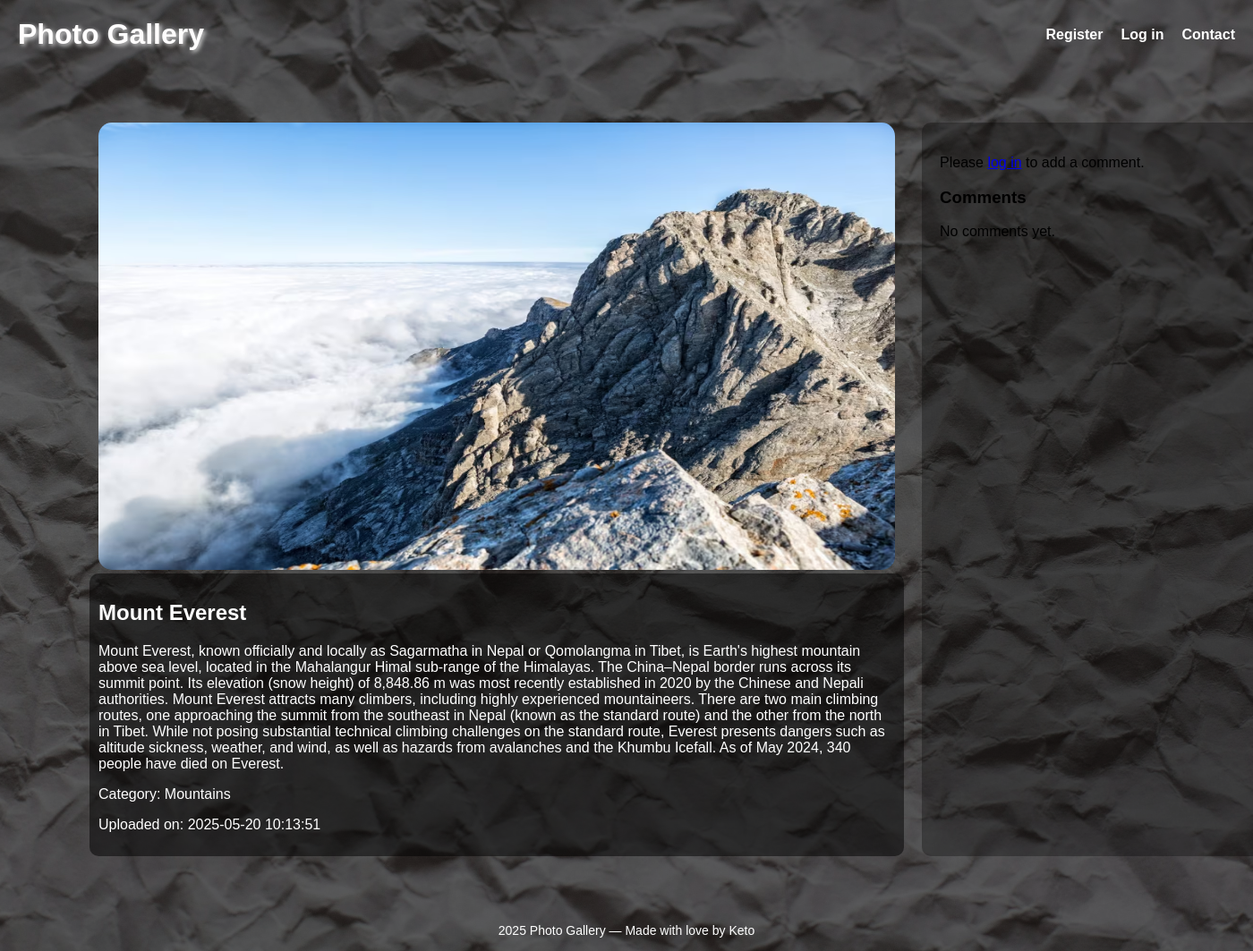
Before: /photo-details.php?id=1 with the older database file.
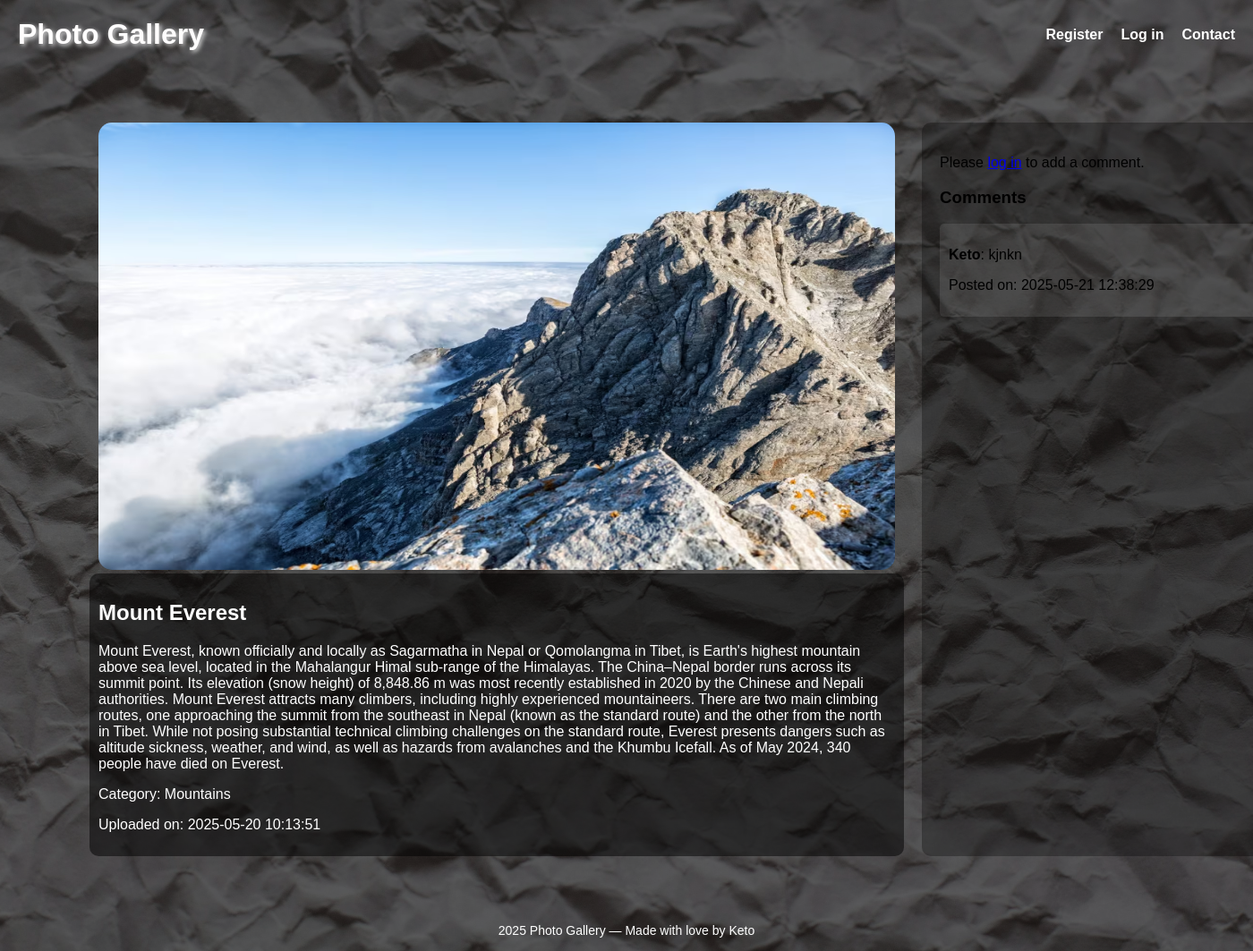
After: the same page with the newer database file.
### tables this page shows
CREATE TABLE `photos` (
  `id` int(11) NOT NULL,
  `user_id` int(11) NOT NULL,
  `category_id` int(11) DEFAULT NULL,
  `title` varchar(255) NOT NULL,
  `description` text DEFAULT NULL,
  `image_path` varchar(255) NOT NULL,
  `created_at` datetime DEFAULT current_timestamp()
);

CREATE TABLE `categories` (
  `id` int(11) NOT NULL,
  `name` varchar(100) NOT NULL
);

CREATE TABLE `comments` (
  `id` int(11) NOT NULL,
  `photo_id` int(11) NOT NULL,
  `user_id` int(11) NOT NULL,
  `comment_text` text NOT NULL,
  `created_at` datetime DEFAULT current_timestamp()
);

CREATE TABLE `users` (
  `id` int(11) NOT NULL,
  `username` varchar(50) NOT NULL,
  `email` varchar(100) NOT NULL,
  `password` varchar(255) NOT NULL,
  `role` enum('admin','user') NOT NULL DEFAULT 'user',
  `is_admin` tinyint(1) DEFAULT 0
);

### photo-details.php (the view, shortened to what this page needs)
<?php
    require_once 'includes/db.php';
    $photo_id = isset($_GET['id']) ? (int)$_GET['id'] : 0;
    $loggedIn = isset($_SESSION['user_id']);
    $username = $loggedIn ? $_SESSION['username'] : '';
    $query = "SELECT photos.id, photos.image_path, photos.created_at, categories.name AS category_name
            FROM photos
            LEFT JOIN categories ON photos.category_id = categories.id
            WHERE photos.id = ?";
    $stmt = mysqli_prepare($conn, $query);
    mysqli_stmt_bind_param($stmt, "i", $photo_id);
    mysqli_stmt_execute($stmt);
    $result = mysqli_stmt_get_result($stmt);
    $photo = mysqli_fetch_assoc($result);
    $customTitle = isset($photoDetails[$photo_id]) ? $photoDetails[$photo_id]['title'] : 'Untitled Photo';
    $customDescription = isset($photoDetails[$photo_id]) ? $photoDetails[$photo_id]['description'] : 'No description available.';
    $comments_query = "SELECT comments.*, users.username
                    FROM comments
                    LEFT JOIN users ON comments.user_id = users.id
                    WHERE comments.photo_id = ?
                    ORDER BY comments.created_at DESC";
    $comments_stmt = mysqli_prepare($conn, $comments_query);
    mysqli_stmt_bind_param($comments_stmt, "i", $photo_id);
    mysqli_stmt_execute($comments_stmt);
    $comments_result = mysqli_stmt_get_result($comments_stmt);
?>
<!DOCTYPE html>
<html lang="ka">
<head>
    <link rel="stylesheet" href="style.css">
</head>
<body>
    <header>
        <h1>Photo Gallery</h1>
        <nav>
            <ul>
                <?php if ($loggedIn): ?>
                    <li><span>Hello, <?= htmlspecialchars($username) ?></span></li>
                    <li><a href="auth/contact.php">Contact</a></li>
                    <li><a href="auth/logout.php">Log out</a></li>
                <?php else: ?>
                    <li><a href="auth/register.php">Register</a></li>
                    <li><a href="auth/login.php">Log in</a></li>
                    <li><a href="auth/contact.php">Contact</a></li>
                <?php endif; ?>
            </ul>
        </nav>
    </header>
    <div class="photo-detail-container">
        <div class="photo-section">
            <img src="<?= htmlspecialchars($photo['image_path']) ?>" alt="<?= htmlspecialchars($customTitle) ?>">
            <div class="detail-content">
                <h2><?= htmlspecialchars($customTitle) ?></h2>
                <p><?= htmlspecialchars($customDescription) ?></p>
                <p>Category: <?= htmlspecialchars($photo['category_name']) ?></p>
                <p>Uploaded on: <?= htmlspecialchars($photo['created_at']) ?></p>
            </div>
        </div>
        <div class="comments-section">
            <?php if ($loggedIn): ?>
                <form method="POST" action="./crud/add-comment.php">
                    <textarea name="comment" required placeholder="Write your comment..."></textarea>
                    <input type="hidden" name="photo_id" value="<?= htmlspecialchars($photo_id) ?>">
                    <button type="submit">Submit</button>
                </form>
            <?php else: ?>
                <p>Please <a href="auth/login.php">log in</a> to add a comment.</p>
            <?php endif; ?>
            <h3>Comments</h3>
            <?php if (mysqli_num_rows($comments_result) > 0): ?>
                <?php while ($comment = mysqli_fetch_assoc($comments_result)): ?>
                    <div class="comment">
                        <p><strong><?= htmlspecialchars($comment['username']) ?></strong>: <?= htmlspecialchars($comment['comment_text']) ?></p>
                        <p>Posted on: <?= htmlspecialchars($comment['created_at']) ?></p>
                    </div>
                <?php endwhile; ?>
            <?php else: ?>
                <p>No comments yet.</p>
            <?php endif; ?>
        </div>
    </div>
    <footer>
        <?php echo date("Y"); ?> Photo Gallery — Made with love by Keto
    </footer>
</body>
</html>

### style.css (style rules this page uses)
body { font-family: sans-serif; margin: 0; padding: 0; background-image: url('images/background.jpg'); background-size: cover; background-repeat: no-repeat; background-position: center; min-height: 100vh; position: relative; }
body::before { content: ""; position: absolute; top: 0; left: 0; right: 0; bottom: 0; background-color: rgba(0, 0, 0, 0.6); z-index: 1; }
header { position: relative; background-color: transparent; padding: 20px; display: flex; justify-content: space-between; align-items: center; z-index: 1; }
header h1 { margin: 0; font-size: 32px; color: #fffdfd; text-shadow: 2px 2px 5px rgba(255, 255, 255, 0.8); }
nav ul { list-style: none; margin: 0; padding: 0; display: flex; }
nav ul li { margin-left: 20px; }
nav ul li a, nav ul li span { color: #ffffff; text-decoration: none; font-size: 16px; font-weight: bold; }
.photo-detail-container { display: flex; max-width: 1200px; margin: 40px auto; padding: 20px; gap: 20px; position: relative; z-index: 1; }
.photo-section { flex: 1; }
.photo-section img { width: 890px; height: 500px; border-radius: 15px; margin: 0 10px; }
.detail-content { padding: 10px; background: rgba(0, 0, 0, 0.5); color: #fff; border-radius: 10px; }
.comments-section { flex: 1; background: rgba(0, 0, 0, 0.303); padding: 20px; border-radius: 10px; min-width: 400px; }
.comment { margin: 15px 0; padding: 10px; background: rgba(240, 240, 240, 0.1); border-radius: 5px; }
footer { text-align: center; padding: 15px; font-size: 14px; margin-top: 40px; position: relative; z-index: 1; color: white; }

Changed rows visible on the page:
added comments: user.username "Keto", comment_text "kjnkn", created_at "2025-05-21 12:38:29"
Other visible differences:
text no longer shown: "No comments yet."
